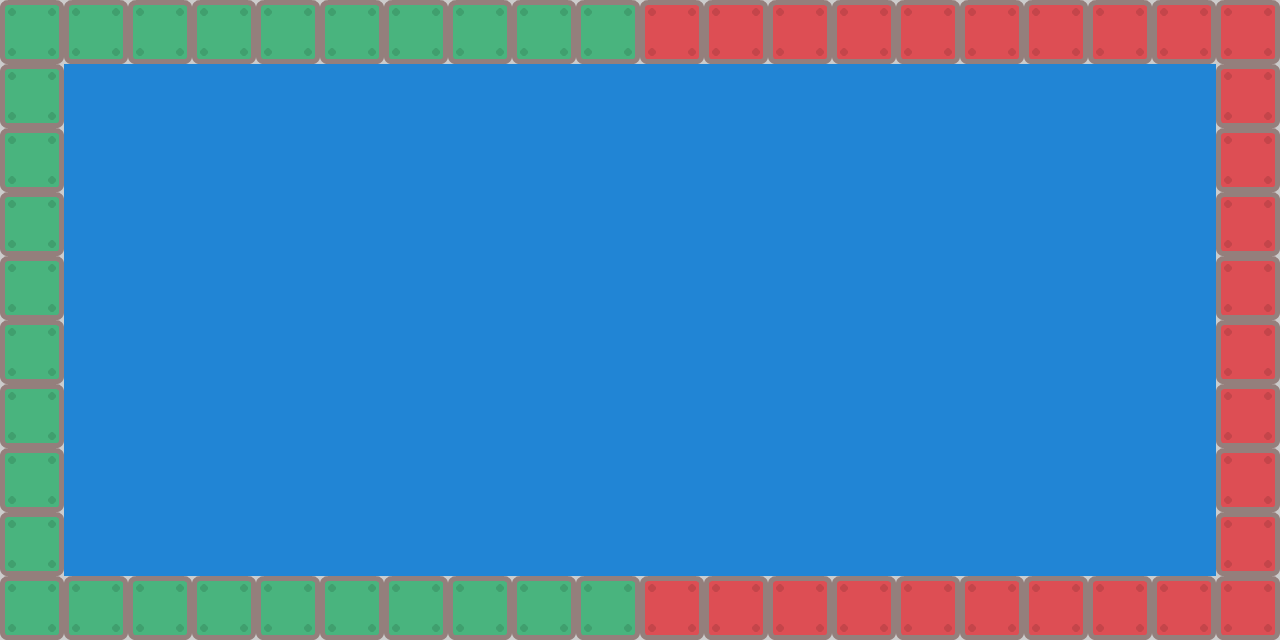

The image is a tile-based game level rendered from a .tmx file. Its description and complete source (layers, tilesets, objects, tile grids) follow:
An orthogonal 20x10 tile map with 64x64 px tiles, 2 tile layers (background, wall layer).

<map version="1.0" orientation="orthogonal" renderorder="right-down" width="20" height="10" tilewidth="64" tileheight="64" backgroundcolor="#cccccc" nextobjectid="8">
 <tileset firstgid="1" name="tilesheet_complete" tilewidth="64" tileheight="64" tilecount="264" columns="22">
  <image source="../img/tilesheet_complete.png" width="1408" height="768" />
 </tileset>
 <layer name="background" width="20" height="10">
  <data encoding="csv">
217,217,217,217,217,217,217,217,217,217,195,195,195,195,195,195,195,195,195,195,
217,255,255,255,255,255,255,255,255,255,255,255,255,255,255,255,255,255,255,195,
217,255,255,255,255,255,255,255,255,255,255,255,255,255,255,255,255,255,255,195,
217,255,255,255,255,255,255,255,255,255,255,255,255,255,255,255,255,255,255,195,
217,255,255,255,255,255,255,255,255,255,255,255,255,255,255,255,255,255,255,195,
217,255,255,255,255,255,255,255,255,255,255,255,255,255,255,255,255,255,255,195,
217,255,255,255,255,255,255,255,255,255,255,255,255,255,255,255,255,255,255,195,
217,255,255,255,255,255,255,255,255,255,255,255,255,255,255,255,255,255,255,195,
217,255,255,255,255,255,255,255,255,255,255,255,255,255,255,255,255,255,255,195,
217,217,217,217,217,217,217,217,217,217,195,195,195,195,195,195,195,195,195,195
</data>
 </layer>
 <layer name="wall layer" width="20" height="10">
  <data encoding="csv">
0,0,0,0,0,0,0,0,0,0,0,0,0,0,0,0,0,0,0,0,
0,0,0,0,0,0,0,0,0,0,0,0,0,0,0,0,0,0,0,0,
0,0,0,0,0,0,0,0,0,0,0,0,0,0,0,0,0,0,0,0,
0,0,0,0,0,0,0,0,0,0,0,0,0,0,0,0,0,0,0,0,
0,0,0,0,0,0,0,0,0,0,0,0,0,0,0,0,0,0,0,0,
0,0,0,0,0,0,0,0,0,0,0,0,0,0,0,0,0,0,0,0,
0,0,0,0,0,0,0,0,0,0,0,0,0,0,0,0,0,0,0,0,
0,0,0,0,0,0,0,0,0,0,0,0,0,0,0,0,0,0,0,0,
0,0,0,0,0,0,0,0,0,0,0,0,0,0,0,0,0,0,0,0,
0,0,0,0,0,0,0,0,0,0,0,0,0,0,0,0,0,0,0,0
</data>
 </layer>
</map>
